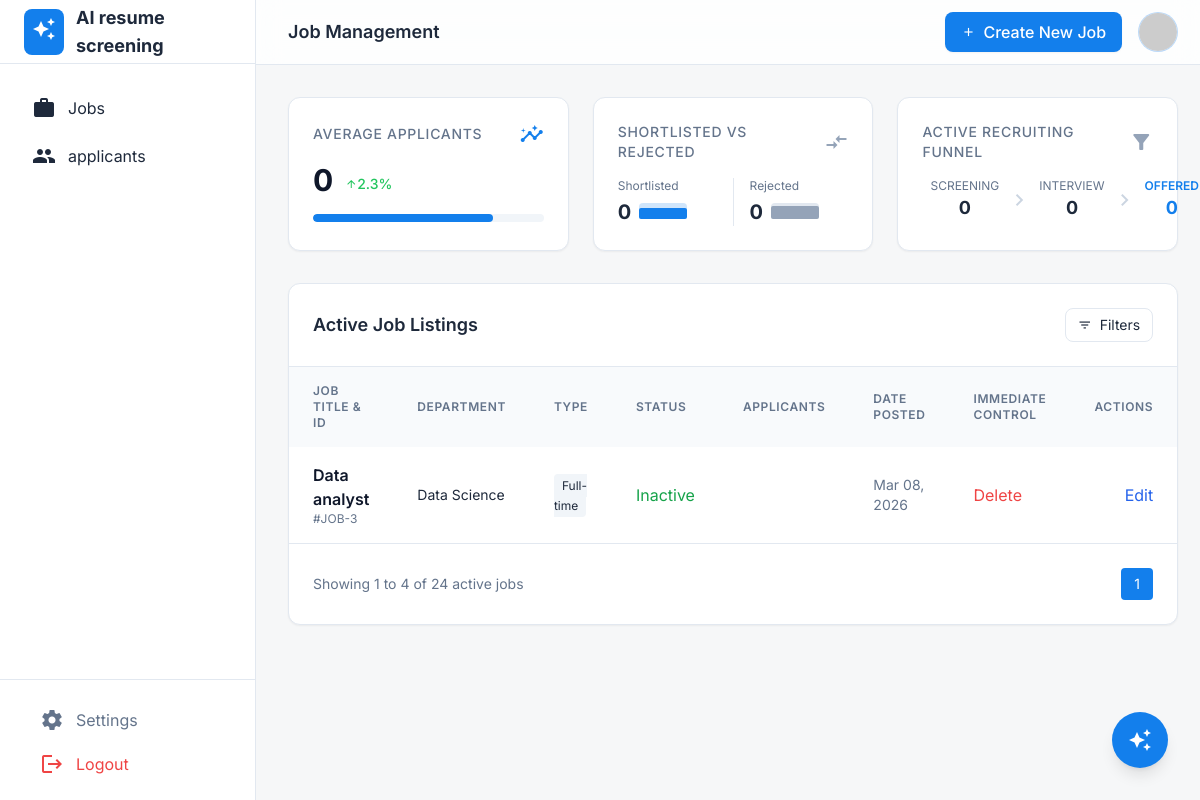
/job_manage/ (signed in), run on the app's committed database.
### accounts/models.py (models this page shows, shortened)
class Job(models.Model):
    recruiter = models.ForeignKey(Recruiter, on_delete=models.CASCADE)
    title = models.CharField(max_length=200)
    department = models.CharField(max_length=100)
    job_type = models.CharField(max_length=50)
    company = models.CharField(max_length=200)
    location = models.CharField(max_length=100)
    description = models.TextField()
    skills = models.TextField(null=True, blank=True)
    salary_min = models.IntegerField(null=True, blank=True)
    salary_max = models.IntegerField(null=True, blank=True)
    salary_type = models.CharField(max_length=50, null=True, blank=True)
    status = models.CharField(
        max_length=20,
        choices=[("Active","Active"),("Inactive","Inactive")],
        default="Inactive"
    )
    date_posted = models.DateTimeField(auto_now_add=True)

### accounts/views.py (the view)
# urls.py: path("job_manage/", job_manage_view, name="job_manage"),
def job_manage_view(request):
    recruiter_id = request.session.get("recruiter_id")
    recruiter = Recruiter.objects.get(id=recruiter_id)
    jobs = Job.objects.filter(recruiter=recruiter).order_by("-date_posted")
    paginator = Paginator(jobs, 5)
    page_number = request.GET.get("page")
    page_obj = paginator.get_page(page_number)
    avg_applicants = 0
    shortlisted = 0
    rejected = 0
    screening = 0
    interview = 0
    offered = 0
    context = {
        "jobs": page_obj,
        "avg_applicants": avg_applicants,
        "shortlisted": shortlisted,
        "rejected": rejected,
        "screening": screening,
        "interview": interview,
        "offered": offered,
    }
    return render(request, "accounts/job_manage.html", context)

### accounts/templates/accounts/job_manage.html (shortened to what this page needs)
<!doctype html>
<html lang="en">
  <head>
    <script src="https://cdn.tailwindcss.com?plugins=forms,container-queries"></script>
    <script id="tailwind-config">
      tailwind.config = {
        darkMode: "class",
        theme: {
          extend: {
            colors: {
              primary: "#137fec",
              "background-light": "#f6f7f8",
              "background-dark": "#101922",
            },
            fontFamily: {
              display: ["Inter"],
            },
            borderRadius: {
              DEFAULT: "0.25rem",
              lg: "0.5rem",
              xl: "0.75rem",
              full: "9999px",
            },
          },
        },
      };
    </script>
  </head>
  <body
    class="bg-background-light dark:bg-background-dark font-display text-slate-800 dark:text-slate-100 min-h-screen"
  >
    <div class="flex min-h-screen">
      <aside
        class="w-64 bg-white dark:bg-slate-900 border-r border-slate-200 dark:border-slate-800 fixed inset-y-0 left-0 z-40 hidden lg:flex flex-col"
      >
        <div
          class="h-16 flex items-center gap-3 px-6 border-b border-slate-200 dark:border-slate-800"
        >
          <div class="bg-primary p-2 rounded-lg">
            <span class="material-icons text-white">auto_awesome</span>
          </div>
          <span class="font-bold text-lg">AI resume screening</span>
        </div>
        <nav class="flex-1 px-4 py-6 space-y-2">
          <a
            href="{% url 'job_manage' %}"
            class="flex items-center gap-3 px-4 py-2 rounded-lg hover:bg-slate-100 dark:hover:bg-slate-800"
          >
            <span class="material-icons">work</span>
            Jobs
          </a>
          <a
            href="{% url 'recruiter_jobs_for_applicants' %}"
            class="flex items-center gap-3 px-4 py-2 rounded-lg hover:bg-slate-100 dark:hover:bg-slate-800"
          >
            <span class="material-icons">group</span>
            applicants
          </a>
        </nav>
        <div class="px-6 py-4 border-t border-slate-200 dark:border-slate-800">
          <a
            class="flex items-center gap-3 px-4 py-3 text-slate-500 dark:text-slate-400 hover:bg-slate-50 dark:hover:bg-slate-800 rounded-lg transition-colors"
            href="{% url 'recruiter_profile' %}"
          >
            <span class="material-icons">settings</span>
            <span>Settings</span>
          </a>
          <a
            href="{% url 'logout' %}"
            class="w-full flex items-center gap-3 px-4 py-2 rounded-lg text-red-500 hover:bg-red-50"
          >
            <span class="material-icons">logout</span>
            Logout
          </a>
        </div>
      </aside>
      <div class="flex-1 lg:ml-64">
        <header
          class="sticky top-0 z-30 w-full bg-white/80 dark:bg-background-dark/80 backdrop-blur-md border-b border-slate-200 dark:border-slate-800"
        >
          <div
            class="px-4 sm:px-6 lg:px-8 h-16 flex items-center justify-between"
          >
            <div class="flex items-center gap-4">
              <h2 class="text-lg font-semibold">Job Management</h2>
            </div>
            <div class="flex items-center gap-4">
              <a
                href="{% url 'job_create' %}"
                class="flex items-center gap-2 bg-primary hover:bg-primary/90 text-white px-4 py-2 rounded-lg font-medium transition-colors shadow-sm"
              >
                <span class="material-icons text-sm">add</span>
                <span>Create New Job</span>
              </a>
              <div
                class="w-10 h-10 rounded-full bg-primary/10 flex items-center justify-center border border-primary/20 overflow-hidden"
              >
                <img
                  id="nav_profile_photo"
                  class="w-10 h-10 rounded-full object-cover"
                  src="https://i.pravatar.cc/100"
                />
              </div>
            </div>
          </div>
        </header>
        <main class="px-4 sm:px-6 lg:px-8 py-8">
          <div class="grid grid-cols-1 md:grid-cols-3 gap-6 mb-8">
            <div
              class="bg-white dark:bg-slate-900 p-6 rounded-xl border border-slate-200 dark:border-slate-800 shadow-sm flex flex-col gap-4"
            >
              <div class="flex items-center justify-between">
                <h3
                  class="text-slate-500 dark:text-slate-400 text-sm font-medium uppercase tracking-wider"
                >
                  Average applicants
                </h3>
                <span class="material-icons text-primary">insights</span>
              </div>
              <div class="flex items-end gap-3">
                <span class="text-3xl font-bold text-slate-900 dark:text-white"
                  >{{ avg_applicants }}</span
                >
                <span
                  class="text-green-500 text-sm font-medium mb-1 flex items-center"
                >
                  <span class="material-icons text-xs">arrow_upward</span> 2.3%
                </span>
              </div>
              <div
                class="w-full bg-slate-100 dark:bg-slate-800 h-2 rounded-full overflow-hidden"
              >
                <div class="bg-primary h-full rounded-full w-[78%]"></div>
              </div>
            </div>
            <div
              class="bg-white dark:bg-slate-900 p-6 rounded-xl border border-slate-200 dark:border-slate-800 shadow-sm flex flex-col gap-4"
            >
              <div class="flex items-center justify-between">
                <h3
                  class="text-slate-500 dark:text-slate-400 text-sm font-medium uppercase tracking-wider"
                >
                  Shortlisted vs Rejected
                </h3>
                <span class="material-icons text-slate-400"
                  >compare_arrows</span
                >
              </div>
              <div class="flex items-center gap-4 h-12">
                <div class="flex-1 flex flex-col gap-1">
                  <span class="text-xs text-slate-500">Shortlisted</span>
                  <div class="flex items-baseline gap-2">
                    <span class="text-xl font-bold">{{ shortlisted }}</span>
                    <div class="h-4 w-12 bg-primary/20 rounded flex items-end">
                      <div class="w-full bg-primary h-2/3 rounded-sm"></div>
                    </div>
                  </div>
                </div>
                <div class="flex-1 flex flex-col gap-1">
                  <span class="text-xs text-slate-500">Rejected</span>
                  <div class="flex items-baseline gap-2">
                    <span class="text-xl font-bold">{{ rejected }}</span>
                    <div
                      class="h-4 w-12 bg-slate-200 dark:bg-slate-700 rounded flex items-end"
                    >
                      <div class="w-full bg-slate-400 h-[80%] rounded-sm"></div>
                    </div>
                  </div>
                </div>
              </div>
            </div>
            <div
              class="bg-white dark:bg-slate-900 p-6 rounded-xl border border-slate-200 dark:border-slate-800 shadow-sm flex flex-col gap-4"
            >
              <div class="flex items-center justify-between">
                <h3
                  class="text-slate-500 dark:text-slate-400 text-sm font-medium uppercase tracking-wider"
                >
                  Active Recruiting Funnel
                </h3>
                <span class="material-icons text-slate-400">filter_alt</span>
              </div>
              <div class="flex items-center justify-between">
                <div class="text-center px-2">
                  <p class="text-xs text-slate-500 uppercase">Screening</p>
                  <p class="text-lg font-bold">{{ screening }}</p>
                </div>
                <span class="material-icons text-slate-300">chevron_right</span>
                <div class="text-center px-2">
                  <p class="text-xs text-slate-500 uppercase">Interview</p>
                  <p class="text-lg font-bold">{{ interview }}</p>
                </div>
                <span class="material-icons text-slate-300">chevron_right</span>
                <div class="text-center px-2 text-primary">
                  <p class="text-xs font-semibold uppercase">Offered</p>
                  <p class="text-lg font-bold">{{ offered }}</p>
                </div>
              </div>
            </div>
          </div>
          <div
            class="bg-white dark:bg-slate-900 rounded-xl border border-slate-200 dark:border-slate-800 shadow-sm overflow-hidden"
          >
            <div
              class="p-6 border-b border-slate-200 dark:border-slate-800 flex flex-col sm:flex-row sm:items-center justify-between gap-4"
            >
              <h2 class="text-lg font-semibold">Active Job Listings</h2>
              <div class="flex items-center gap-3">
                <button
                  class="flex items-center gap-2 px-3 py-1.5 text-sm border border-slate-200 dark:border-slate-700 rounded-lg hover:bg-slate-50 dark:hover:bg-slate-800"
                >
                  <span class="material-icons text-sm">filter_list</span>
                  <span>Filters</span>
                </button>
              </div>
            </div>
            <div class="overflow-x-auto custom-scrollbar">
              <table class="w-full text-left">
                <thead>
                  <tr
                    class="bg-slate-50 dark:bg-slate-800/50 text-slate-500 dark:text-slate-400 text-xs uppercase tracking-wider"
                  >
                    <th class="px-6 py-4 font-semibold">Job Title &amp; ID</th>
                    <th class="px-6 py-4 font-semibold">Department</th>
                    <th class="px-6 py-4 font-semibold">Type</th>
                    <th class="px-6 py-4 font-semibold">Status</th>
                    <th class="px-6 py-4 font-semibold text-center">
                      Applicants
                    </th>
                    <th class="px-6 py-4 font-semibold">Date Posted</th>
                    <th class="px-6 py-4 font-semibold">Immediate Control</th>
                    <th class="px-6 py-4 font-semibold text-right">Actions</th>
                  </tr>
                </thead>
                <tbody class="divide-y divide-slate-100 dark:divide-slate-800">
                  {% for job in jobs %}
                  <tr class="hover:bg-slate-50 dark:hover:bg-slate-800/30">
                    <td class="px-6 py-4">
                      <div class="flex flex-col">
                        <span
                          class="font-semibold text-slate-900 dark:text-white"
                        >
                          {{ job.title }}
                        </span>
                        <span class="text-xs text-slate-500">
                          #JOB-{{ job.id }}
                        </span>
                      </div>
                    </td>
                    <td class="px-6 py-4 text-sm">{{ job.department }}</td>
                    <td class="px-6 py-4 text-sm">
                      <span class="bg-slate-100 px-2 py-1 rounded text-xs">
                        {{ job.job_type }}
                      </span>
                    </td>
                    <td class="px-6 py-4">
                      <span class="text-green-600"> {{ job.status }} </span>
                    </td>
                    <td class="px-6 py-4 text-center">{{ job.applicants }}</td>
                    <td class="px-6 py-4 text-sm text-slate-500">
                      {{ job.date_posted|date:"M d, Y" }}
                    </td>
                    <td class="px-6 py-4">
                      <a
                        href="{% url 'delete_job' job.id %}"
                        class="text-red-500 hover:underline"
                      >
                        Delete
                      </a>
                    </td>
                    <td class="px-6 py-4 text-right">
                      <a
                        href="{% url 'edit_job' job.id %}"
                        class="text-blue-600 hover:underline"
                      >
                        Edit
                      </a>
                    </td>
                  </tr>
                  {% endfor %}
                </tbody>
              </table>
            </div>
            <div
              class="p-6 border-t border-slate-200 dark:border-slate-800 flex items-center justify-between text-sm text-slate-500"
            >
              <p>Showing 1 to 4 of 24 active jobs</p>
              <div class="flex items-center gap-2">
                 {% for num in jobs.paginator.page_range %}
                <a
                  href="?page={{ num }}"
                  class="w-8 h-8 flex items-center justify-center rounded {% if jobs.number == num %} bg-primary text-white {% endif %}"
                >
                  {{ num }}
                </a>
                {% endfor %}
              </div>
            </div>
          </div>
        </main>
      </div>
    </div>
    <button
      class="fixed bottom-8 right-8 w-14 h-14 bg-primary text-white rounded-full shadow-lg flex items-center justify-center hover:scale-105 transition-transform z-50"
    >
      <span class="material-icons">auto_awesome</span>
    </button>
  </body>
</html>

### accounts/templates/accounts/job_manage.html (style rules this page uses)
body { font-family: "Inter", sans-serif; }

### data on the page
Job: title "Data analyst", id "3", department "Data Science", job_type "Full-time", status "Inactive", date_posted "Mar 08, 2026"

### other printed values
{{ avg_applicants }} "0"
{{ shortlisted }} "0"
{{ rejected }} "0"
{{ screening }} "0"
{{ interview }} "0"
{{ offered }} "0"
{{ num }} "1"
